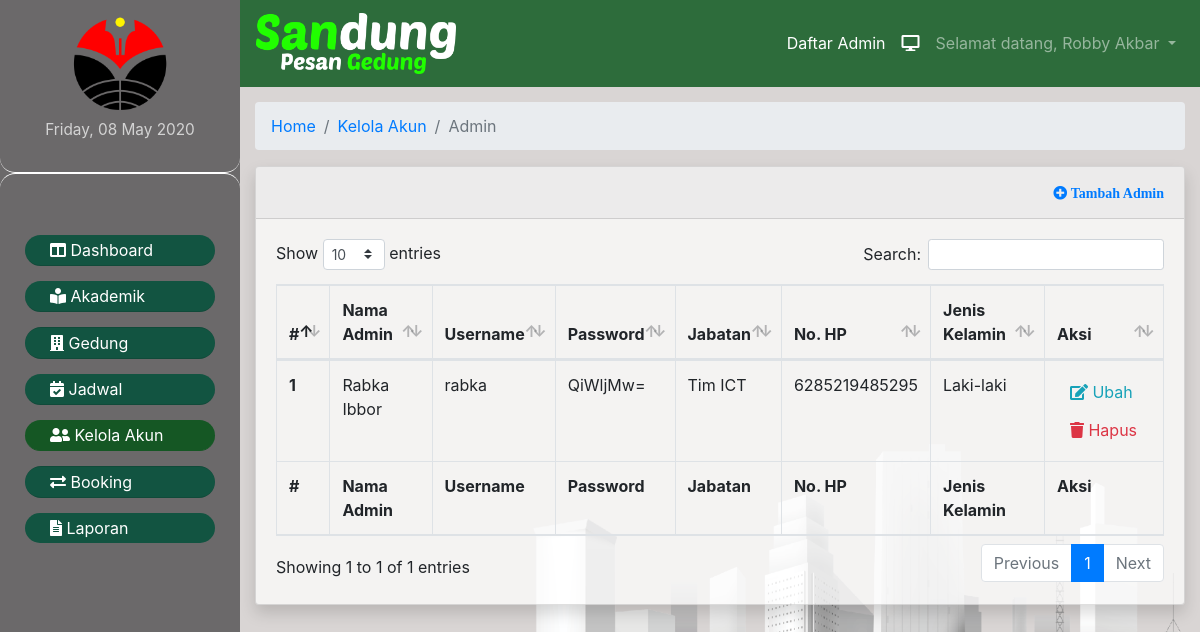
The app's page /adminganteng/admin.php (signed in) with its own data.
### tables this page shows
CREATE TABLE `direksi` (
  `id_direksi` char(5) NOT NULL,
  `nama_direksi` varchar(150) NOT NULL,
  `jenis_kelamin` enum('L','P') NOT NULL,
  `no_hp` char(15) NOT NULL,
  `jabatan` varchar(75) NOT NULL,
  `id_instansi` char(4) NOT NULL,
  `username` varchar(25) NOT NULL,
  `password` varchar(255) NOT NULL,
  `type` enum('admin','staff') NOT NULL DEFAULT 'admin'
);

### adminganteng/admin.php (the view, shortened to what this page needs)
<?php
require './check.php';
?>
<!DOCTYPE html>
<html>
<head>
    <link rel="stylesheet" href="../css/bootstrap.min.css">
    <link rel="stylesheet" href="https://use.fontawesome.com/releases/v5.7.0/css/all.css">
    <link href="../css/simple-sidebar.css" rel="stylesheet">
    <link href="../css/my.css" rel="stylesheet">
    <link href="../assets/vendor/datatables/dataTables.bootstrap4.min.css" rel="stylesheet">
</head>
<body id="bg-satu">
<div class="d-flex" id="wrapper">
    <div id="sidebar-wrapper" style="background-color: #6B696A;">
        <div class="sidebar-heading text-center">
            <img src="../logo_instansi/<?php echo $_SESSION["logoIns"]; ?>" class="rounded-circle mx-auto d-block" alt="logo instansi" width="100" height="100">
            <small style="color: lightgrey"><?php echo date("l, d F Y") ?></small>
        </div><hr class="style-three">
      <div id="accordion" class="list-group list-group-flush" style="padding-left: 25px; padding-right: 25px;">
        <a href="index.php" class="list-group-item list-group-item-action list-satu"><i class="fas fa-columns"></i> Dashboard</a>
        <div>
          <a class="list-group-item list-group-item-action list-satu" data-toggle="collapse" href="#collapseOne">
            <i class="fas fa-book-reader"></i> Akademik
          </a>
        </div>
        <a href="gedung.php" class="list-group-item list-group-item-action list-satu"><i class="fas fa-building"></i> Gedung</a>
        <div>
          <a class="list-group-item list-group-item-action list-satu" data-toggle="collapse" href="#collapseTwo">
            <i class="fas fa-calendar-check"></i> Jadwal
          </a>
        </div>
        <div>
          <a class="list-group-item list-group-item-action list-satu list-group-item-success active" data-toggle="collapse" href="#collapseThree">
            <i class="fas fa-user-friends"></i> Kelola Akun
          </a>
        </div>
        <a href="booking.php" class="list-group-item list-group-item-action list-satu"><i class="fas fa-exchange-alt"></i> Booking</a>
        <a href="laporan.php" class="list-group-item list-group-item-action list-satu"><i class="fas fa-file-alt"></i> Laporan</a>
      </div>
    </div>
    <div id="page-content-wrapper">
      <nav class="navbar navbar-expand-lg navbar-dark" style="background-color: #2D6C3B;">
          <a class="navbar-brand" href="#" id="menu-toggle">
              <img src="../assets/sandung.png" alt="logo sandung" style="width:200px;">
          </a>
        <div class="collapse navbar-collapse" id="navbarSupportedContent">
          <ul class="navbar-nav ml-auto mt-2 mt-lg-0">
            <li class="nav-item active">
              <a class="nav-link disabled" href="#">Daftar Admin <span class="sr-only">(current)</span></a>
            </li>
            <li class="nav-item active"><a class="nav-link disabled"><i class="fas fa-desktop"></i></a></li>
            <li class="nav-item dropdown">
              <a class="nav-link dropdown-toggle" href="#" id="navbardrop" data-toggle="dropdown">
                Selamat datang, <?php echo $_SESSION["namaAdm"]; ?>
              </a>
            </li>
          </ul>
        </div>
      </nav>
      <div class="container-fluid" style="padding: 15px;">
        <nav aria-label="breadcrumb">
            <ol class="breadcrumb">
                <li class="breadcrumb-item"><a href="index.php">Home</a></li>
                <li class="breadcrumb-item"><a href="#">Kelola Akun</a></li>
                <li class="breadcrumb-item active" aria-current="page">Admin</li>
            </ol>
        </nav>
        <div class="card shadow mb-4" style="background-color: rgb(255, 255, 255, 0.7);">
            <div class="card-header py-3 text-right">
                <h6 class="m-0 font-weight-bold">
                    <a href="#" data-toggle="modal" data-target="#addModal"><i class="fas fa-plus-circle fa-sm"> Tambah Admin</i></a>
                </h6>
            </div>
            <div class="card-body">
                <div class="table-responsive">
                    <table class="table table-bordered" id="dataTable" width="100%" cellspacing="0">
                        <thead>
                            <tr>
                                <th>#</th>
                                <th>Nama Admin</th>
                                <th>Username</th>
                                <th>Password</th>
                                <th>Jabatan</th>
                                <th>No. HP</th>
                                <th>Jenis Kelamin</th>
                                <th>Aksi</th>
                            </tr>
                        </thead>
                        <tbody>
                            <?php getAdmin();?>
                        </tbody>
                        <tfoot>
                            <tr>
                                <th>#</th>
                                <th>Nama Admin</th>
                                <th>Username</th>
                                <th>Password</th>
                                <th>Jabatan</th>
                                <th>No. HP</th>
                                <th>Jenis Kelamin</th>
                                <th>Aksi</th>
                            </tr>
                        </tfoot>
                    </table>
                </div>
            </div>
	</div>
      </div>
    </div>
  </div>
</body>
</html>
<?php
function getAdmin(){
    global $connect;
    $id_instansi = $_SESSION["idIns"];
    $admin = "SELECT nama_direksi, username, password, jabatan, no_hp, jenis_kelamin FROM direksi WHERE id_instansi='$id_instansi' AND type='staff'";
    $result = mysqli_query($connect, $admin);
    if ($result->num_rows > 0) { $no=1;
        while($row = $result->fetch_assoc()) { ?>
            <tr>
                <th><?php echo $no++ ?></th>
                <td><?php echo $row["nama_direksi"] ?></td>
                <td><?php echo $row["username"] ?></td>
                <td><?php
                    $password = $row["password"];
                    echo $password;
                ?></td>
                <td><?php echo $row["jabatan"] ?></td>
                <td><?php echo $row["no_hp"] ?></td>
                <td><?php
                    if($row["jenis_kelamin"]=="L") echo "Laki-laki";
                    else if($row["jenis_kelamin"]=="P") echo "Perempuan";
                ?></td>
                <td><a href="" class="btn btn-small text-info"><i class="fas fa-edit"></i> Ubah</a>
                <a onclick="deleteConfirm('')" href="#!" class="btn btn-small text-danger"><i class="fas fa-trash"></i> Hapus</a></td>
            </tr>
        <?php }
    }
}

### css/simple-sidebar.css (style rules this page uses)
body { overflow-x: hidden; }
#sidebar-wrapper { min-height: 100vh; margin-left: -15rem; -webkit-transition: margin .25s ease-out; -moz-transition: margin .25s ease-out; -o-transition: margin .25s ease-out; transition: margin .25s ease-out; }
#sidebar-wrapper .sidebar-heading { padding: 0.875rem 1.25rem; font-size: 1.2rem; }
#sidebar-wrapper .list-group { width: 15rem; }
#page-content-wrapper { min-width: 100vw; }
@media (min-width: 768px) { #sidebar-wrapper { margin-left: 0; } }
@media (min-width: 768px) { #page-content-wrapper { min-width: 0; width: 100%; } }

### css/my.css (style rules this page uses)
.list-satu { background-color: #125441;color: white;margin-top: 15px;border-radius: 25px !important;padding: 3px 0 3px 25px; }
hr.style-three { height: 30px;border-style: solid;border-color: white;border-width: 1px 0 0 0;border-radius: 20px; }
hr.style-three:before { display: block;content: "";height: 30px;margin-top: -31px;border-style: solid;border-color: white;border-width: 0 0 1px 0;border-radius: 20px; }
#bg-satu { height: 100vh;background-color: #D9D5D4;background-image: url("../assets/background.png");background-repeat: no-repeat;background-attachment: fixed;background-position: right bottom;background-size: 60% 60%; }

### records on screen
direksi: nama_direksi "Rabka Ibbor", username "rabka", password "QiWljMw=", jabatan "Tim ICT", no_hp "6285219485295", jenis_kelamin "Laki-laki"

### other values on screen
$_SESSION["namaAdm"] "Robby Akbar"
